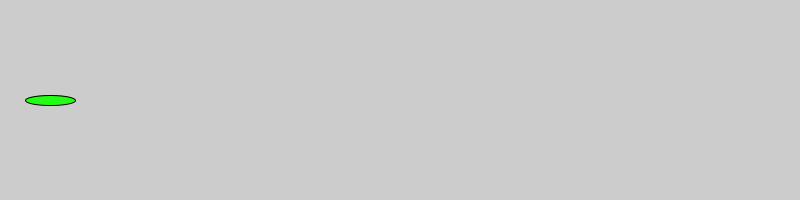
Frame 1 (no input)
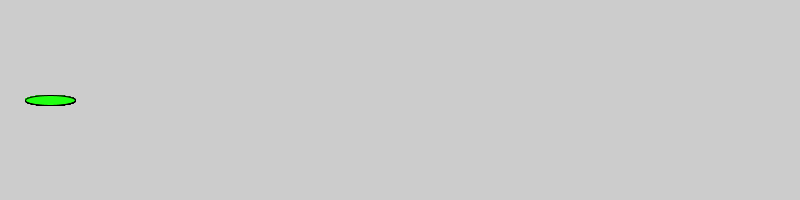
Frame 60 (the mouse pressed at the canvas centre just before this capture)
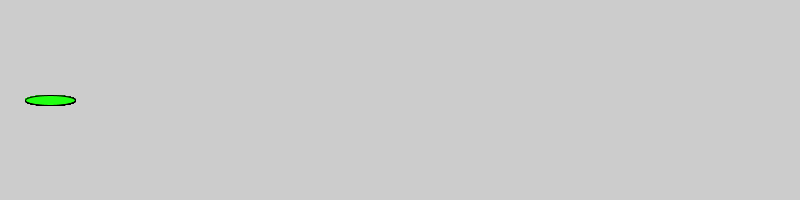
Frame 120 (the mouse held since frame 60 and released just before this capture)

The Processing sketch that drew these frames (run headless with seeded random() and noise(); from frame 60 on, the mouse is pressed at the canvas centre):

// Processing sketch: SlipperyDot_
// ── SlipperyDot_.pde
// 1. Create three integer variables to represent the x, y, and the size of the ellipse
int r = 50;  
int q = 50; 
int i = 50;  
    
    
    void setup() {
     // 2. Set the size of your sketch
    size(800, 200);
    }
    
    void draw() {
      // 3. Set the background color of your sketch
       fill(#21FF12);
      // 4. Draw an ellipse. Make sure it fits in the window.
      // Use the variables created at the top of the sketch, 
      // for the location and size of your ellipse
      ellipse(r,100,50, 10);
    }
    
    void mousePressed() {
      //5. Create an integer variable called distance
      int distance;
      //6. Set the value of the distance variable to the value returned by the getDistance method
      //   Pass the mouse's x and y (mouseX and mouseY) and the x and y of your ellipse to the method.
        distance = getDistance(4,4,4,4);
          
      //7.  Use an if statement to check if the distance variable is < the radius of the ellipse
      //    If it is, set a new x and y for the ellipse, using a random location on the window
      //    Hint: Use the Processing random() function     
      
      
    }
    
    int getDistance(int x1, int y1, int x2, int y2) {
      return (int)Math.sqrt(Math.pow((x1-x2),2) + Math.pow((y1-y2),2));
    }
